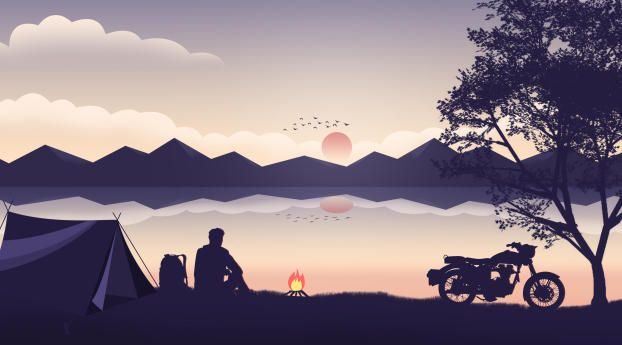
#> input picture Practical_6/Img1.jpg, 622 x 345 px
$ python Erosion.py
#> lines starting #> are read from the running program, lines starting #| are printed output that depends on the picture; after the words box and inside, x2 and y2 are one past the last pixel; in counts of white or black regions, pixels touching at a corner belong together
import cv2
import numpy as np
img = cv2.imread('Img1.jpg',0)
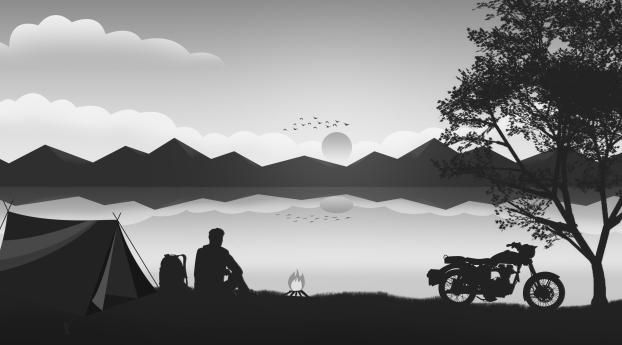
#> img: shape (345, 622); min 1, max 255, mean 127
binr = cv2.threshold(img, 0, 255,cv2.THRESH_BINARY + cv2.THRESH_OTSU)[1]
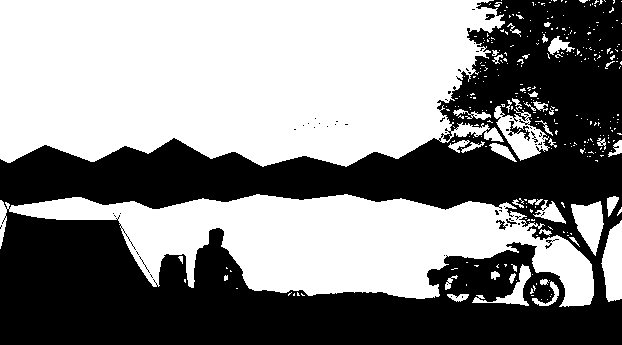
#> binr: shape (345, 622); 53.2% white; 57 black regions (50 under 20 px), largest, box (x1, y1, x2, y2) and area: (0, 0, 622, 345) 99825, (508, 121, 530, 141) 140, (496, 220, 508, 230) 49
kernel = np.ones((5,5), np.uint8)
invert = cv2.bitwise_not(binr)
erosion = cv2.erode(invert, kernel, iterations=1)
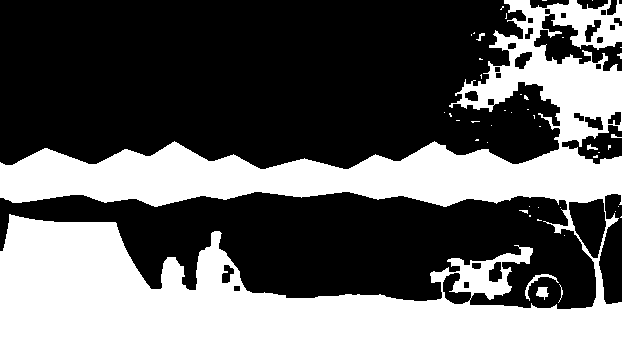
#> erosion: shape (345, 622); 38.2% white; 45 white regions (37 under 20 px), largest, box (x1, y1, x2, y2) and area: (0, 0, 622, 345) 81439, (525, 274, 559, 301) 149, (536, 287, 549, 300) 106
erosion1 = cv2.erode(invert, kernel, iterations=2)
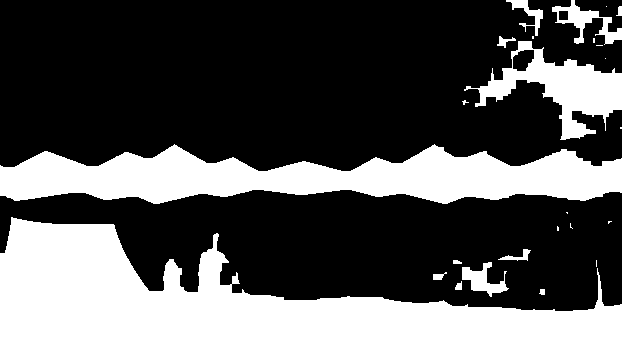
#> erosion1: shape (345, 622); 32.8% white; 25 white regions (12 under 20 px), largest, box (x1, y1, x2, y2) and area: (0, 217, 622, 345) 39286, (0, 144, 622, 204) 22877, (464, 41, 622, 140) 5549

cv2.imshow("erodede image", erosion)
cv2.imshow("erodede1 image", erosion1)
cv2.imshow("Invert", invert)
cv2.waitKey(0)
cv2.destroyAllWindows()
